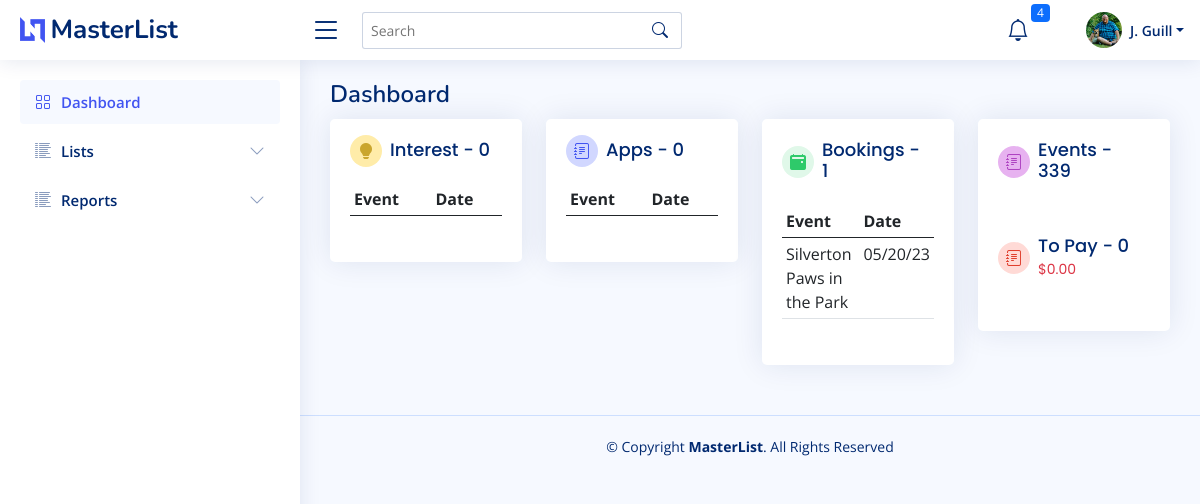
The page /home (signed in) on the database as committed earlier.
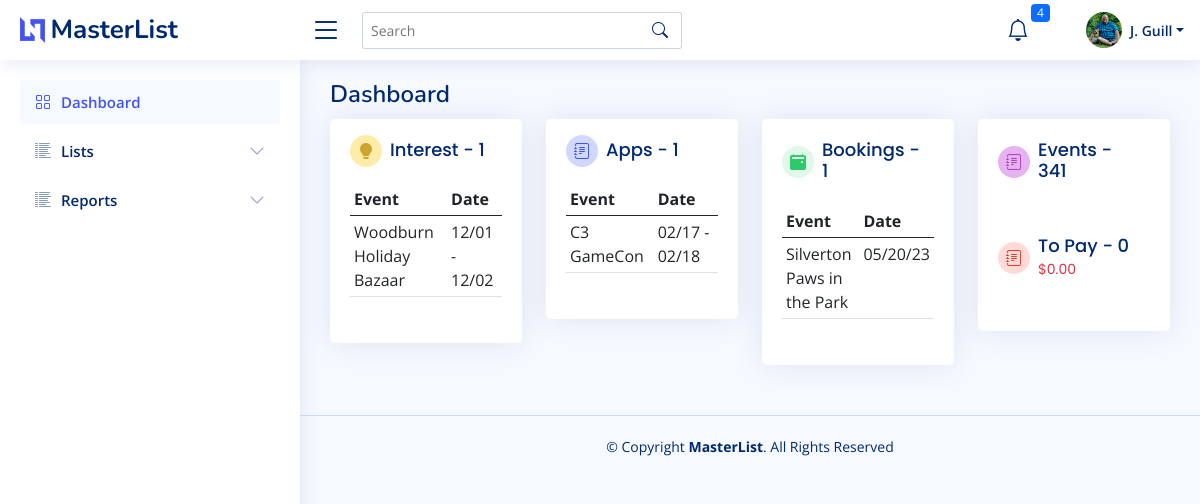
The same page on the database as committed later.
### bazaar/models.py (models this page shows)
class Booking(db.Model):
    id = db.Column(db.Integer, primary_key=True)
    kd_appopen_new = db.Column(db.Date)
    kd_appopen_return = db.Column(db.Date)
    kd_appdeadline_new = db.Column(db.Date)
    kd_appdeadline_return = db.Column(db.Date)
    cl_appsubmission = db.Column(db.Boolean, default=False)
    cl_interested = db.Column(db.Boolean, default=True)
    cl_appapproved = db.Column(db.Boolean, default=False)
    cl_feepaid = db.Column(db.Boolean, default=False)
    cl_electrequest = db.Column(db.Boolean, default=False)
    cl_sendproductpic = db.Column(db.Boolean, default=False)
    cl_sendlogo = db.Column(db.Boolean, default=False)
    cl_sendbio = db.Column(db.Boolean, default=False)
    info_wifipassword = db.Column(db.String(100))
    info_datestart = db.Column(db.Date)
    info_dateend = db.Column(db.Date)
    info_timestart = db.Column(db.Time)
    info_timeend = db.Column(db.Time)
    info_loadindatetime = db.Column(db.DateTime)
    info_loadoutdatetime = db.Column(db.DateTime)
    info_boothfee = db.Column(db.Float)
    info_whatfeeincludes = db.Column(db.Text)
    info_boothlocation = db.Column(db.String(100))
    cl_wifiavailable = db.Column(db.Boolean, default=False)
    cl_foodavailable = db.Column(db.Boolean, default=False)
    info_foodpurchase = db.Column(db.String(100))
    date_created = db.Column(db.DateTime(timezone=True), server_default=func.now())
    date_updated = db.Column(db.DateTime(timezone=True), onupdate=func.now())
    eventid = db.Column(db.Integer, db.ForeignKey('master_list.id'))
    notes = db.relationship("Notes", backref=backref("booking_notes", uselist=False))
    event = db.relationship("MasterList", backref=backref("booking_event", uselist=False))

class MasterList(db.Model):
    id = db.Column(db.Integer, primary_key=True)
    event_name = db.Column(db.String(150))
    january = db.Column(db.Boolean, default=False)
    february = db.Column(db.Boolean, default=False)
    march = db.Column(db.Boolean, default=False)
    april = db.Column(db.Boolean, default=False)
    may = db.Column(db.Boolean, default=False)
    june = db.Column(db.Boolean, default=False)
    july = db.Column(db.Boolean, default=False)
    august = db.Column(db.Boolean, default=False)
    september = db.Column(db.Boolean, default=False)
    october = db.Column(db.Boolean, default=False)
    november = db.Column(db.Boolean, default=False)
    december = db.Column(db.Boolean, default=False)
    first = db.Column(db.Boolean, default=True)
    second = db.Column(db.Boolean, default=True)
    third = db.Column(db.Boolean, default=True)
    fourth = db.Column(db.Boolean, default=True)
    last = db.Column(db.Boolean, default=True)
    friday = db.Column(db.Boolean, default=False)
    saturday = db.Column(db.Boolean, default=False)
    sunday = db.Column(db.Boolean, default=False)
    monday = db.Column(db.Boolean, default=False)
    tuesday = db.Column(db.Boolean, default=False)
    wednesday = db.Column(db.Boolean, default=False)
    thursday = db.Column(db.Boolean, default=False)
    updated = db.Column(db.Date)
    imagesrc = db.Column(db.Text)
    attendance = db.Column(db.Integer)
    exibitors = db.Column(db.Integer)
    website = db.Column(db.Text)
    dates_text = db.Column(db.Text)
    type_bazaar = db.Column(db.Boolean, default=False)
    type_holiday = db.Column(db.Boolean, default=False)
    type_art = db.Column(db.Boolean, default=False)
    type_festival = db.Column(db.Boolean, default=False)
    type_flea = db.Column(db.Boolean, default=False)
    type_health = db.Column(db.Boolean, default=False)
    type_market = db.Column(db.Boolean, default=False)
    date_created = db.Column(db.DateTime(timezone=True), server_default=func.now())
    date_updated = db.Column(db.DateTime(timezone=True), onupdate=func.now())
    venuefk = db.Column(db.Integer, db.ForeignKey('venue.id'))
    promoterfk = db.Column(db.Integer, db.ForeignKey('promoter.id'))
    venue = db.relationship("Venue", backref=backref("venue", uselist=False))
    promoter = db.relationship("Promoter", backref=backref("promoter", uselist=False))
    notes = db.relationship("Notes", backref=backref("notes", uselist=False))

### bazaar/templates/base/base.py (the view)
@base.route("/")
@base.route("/home")
@login_required
def home():
    countrec = db.session.query(func.count(MasterList.id)).scalar()
    countinterest = db.session.query(func.count(Booking.id)).filter(Booking.cl_interested == True).filter(
        and_(Booking.cl_appsubmission == False, Booking.cl_appapproved == False)).scalar()
    interests = db.session.query(Booking).filter(Booking.cl_interested == True).filter(
        and_(Booking.cl_appsubmission == False, Booking.cl_appapproved == False)).all()
    countapps = db.session.query(func.count(Booking.id)).filter(Booking.cl_appsubmission == True).filter(and_(
        Booking.cl_appapproved == False, Booking.cl_interested == True)).scalar()
    applications = db.session.query(Booking).filter(Booking.cl_appsubmission == True).filter(and_(
        Booking.cl_appapproved == False, Booking.cl_interested == True)).all()
    countbookings = db.session.query(func.count(Booking.id)).filter(Booking.cl_appapproved == True).scalar()
    bookings = db.session.query(Booking).filter(Booking.cl_interested == True).filter(
        and_(Booking.cl_appsubmission == True, Booking.cl_appapproved == True)).all()
    countpay = db.session.query(func.count(Booking.id)).filter(Booking.cl_appapproved == True).filter(
        Booking.cl_feepaid == False).scalar()
    amountpay = db.session.query(func.sum(Booking.info_boothfee)).filter(Booking.cl_appapproved == True).filter(
        Booking.cl_feepaid == False).scalar()
    content = {"user": User,
               "countrec": countrec,
               "countinterest": countinterest,
               "interests": interests,
               "countapps": countapps,
               "applications": applications,
               "countbookings": countbookings,
               "bookings": bookings,
               "amountpay": amountpay,
               "countpay": countpay
               }
    return render_template("base/dashboard.html", **content)

### bazaar/models.py (called while the page is built)
    def fullname(self):
        return self.firstname + " " + self.lastname

### bazaar/templates/base/base.py (called while the page is built)
@base.context_processor
def utility_processor():
    return dict(types=get_types())

### bazaar/utilities.py (called while the page is built)
def get_types():
    from sqlalchemy import inspect
    inst = inspect(MasterList)
    attr_names = [c_attr.key for c_attr in inst.mapper.column_attrs]
    typelist = []
    for name in attr_names:
        if "type" in name:
            typelist.append(name.replace("type_", ""))
    return typelist

### bazaar/templates/base/dashboard.html (shortened to what the changed rows need)
{% extends "base/base.html" %}
{% block page_title %}
    Dashboard
{% endblock page_title %}
{% block main_content %}
    <section class="section dashboard">
        <div class="row">
            <div class="col-lg-3 col-sm-12 order-last">
                <div class="card">
                    <div class="card-body">
                        <div class="d-flex align-items-center info-card events-card">
                            <div class="card-icon rounded-circle d-flex align-items-center justify-content-center">
                                <i class="bi bi-journal-text"></i>
                            </div>
                            <h5 class="card-title px-2">Events - {{ countrec }}</h5>
                        </div>
                    </div>
                </div>
            </div>
            <div class="col-lg-3 col-sm-12 order-3">
                <div class="card info-card bookings-card">
                    <div class="card-body">
                        <table class="table table-hover table-sm">
                            <thead>
                            <tr>
                                <th>Event</th>
                                <th>Date</th>
                            </tr>
                            </thead>
                            <tbody>
                            {% for booking in bookings %}
                                <tr onclick="location.href='{{ url_for('booking.home', id=booking.eventid) }}'"
                                    {% if booking.cl_interested == True and booking.cl_appsubmission == False %}style="background-color: skyblue"{% endif %}>
                                    <td>
                                        {{ booking.event.event_name }}</td>
                                    <td>
                                        {% if booking.info_dateend != booking.info_datestart %}
                                            {{ booking.info_datestart.strftime("%m/%d") }} -
                                            {{ booking.info_dateend.strftime("%m/%d") }}
                                        {% else %}
                                            {{ booking.info_datestart.strftime("%m/%d/%y") }}
                                        {% endif %}
                                    </td>
                                </tr>
                            {% endfor %}
                            </tbody>
                        </table>
                    </div>
                </div>
            </div>
            <div class="col-lg-3 col-sm-12 order-2">
                <div class="card info-card applications-card">
                    <div class="card-body">
                        <div class="d-flex align-items-center">
                            <div class="card-icon rounded-circle d-flex align-items-center justify-content-center">
                                <i class="bi bi-journal-text"></i>
                            </div>
                            <h5 class="card-title px-2">Apps - {{ countapps }}</h5>
                        </div>
                        <table class="table table-hover table-sm">
                            <thead>
                            <tr>
                                <th>Event</th>
                                <th>Date</th>
                            </tr>
                            </thead>
                            <tbody>
                            {% for app in applications %}
                                <tr onclick="location.href='{{ url_for('booking.home', id=app.eventid) }}'"
                                    {% if app.cl_interested == True and app.cl_appsubmission == False %}style="background-color: skyblue"{% endif %}>
                                    <td>
                                        {{ app.event.event_name }}</td>
                                    <td>
                                        {% if app.info_datestart != None %}
                                            {% if app.info_dateend != app.info_datestart %}
                                                {{ app.info_datestart.strftime("%m/%d") }} -
                                                {{ app.info_dateend.strftime("%m/%d") }}
                                            {% else %}
                                                {{ app.info_datestart.strftime("%m/%d/%y") }}
                                            {% endif %}
                                        {% endif %}
                                    </td>
                                </tr>
                            {% endfor %}
                            </tbody>
                        </table>
                    </div>
                </div>
            </div>
            <div class="col-lg-3 col-sm-12 order-1">
                <div class="card info-card interest-card">
                    <div class="card-body">
                        <div class="d-flex align-items-center">
                            <div class="card-icon rounded-circle d-flex align-items-center justify-content-center">
                                <i class="bi bi-lightbulb-fill"></i>
                            </div>
                            <h5 class="card-title px-2">Interest - {{ countinterest }}</h5>
                        </div>
                        <table class="table table-hover table-sm">
                            <thead>
                            <tr>
                                <th>Event</th>
                                <th>Date</th>
                            </tr>
                            </thead>
                            <tbody>
                            {% for interest in interests %}
                                <tr onclick="location.href='{{ url_for('booking.home', id=interest.eventid) }}'"
                                    {% if interest.cl_interested == True and interest.cl_interestsubmission == False %}style="background-color: skyblue"{% endif %}>
                                    <td>
                                        {{ interest.event.event_name }}</td>
                                    <td>
                                        {% if interest.info_datestart != None %}
                                            {% if interest.info_dateend != interest.info_datestart %}
                                                {{ interest.info_datestart.strftime("%m/%d") }} -
                                                {{ interest.info_dateend.strftime("%m/%d") }}
                                            {% else %}
                                                {{ interest.info_datestart.strftime("%m/%d/%y") }}
                                            {% endif %}
                                        {% endif %}
                                    </td>
                                </tr>
                            {% endfor %}
                            </tbody>
                        </table>
                    </div>
                </div>
            </div>
        </div>
    </section>
{% endblock main_content %}

Rows that differ between the two databases and show on the page:
added Booking: event.event_name "C3 GameCon", info_datestart "02/17", info_dateend "02/18", shown under "Apps - 1"
added Booking: event.event_name "Woodburn Holiday Bazaar", info_datestart "12/01", info_dateend "12/02", shown under "Interest - 1"
Other text that changed with them:
{{ countrec }}: "339" → "341"
{{ countapps }}: "0" → "1"
{{ countinterest }}: "0" → "1"
